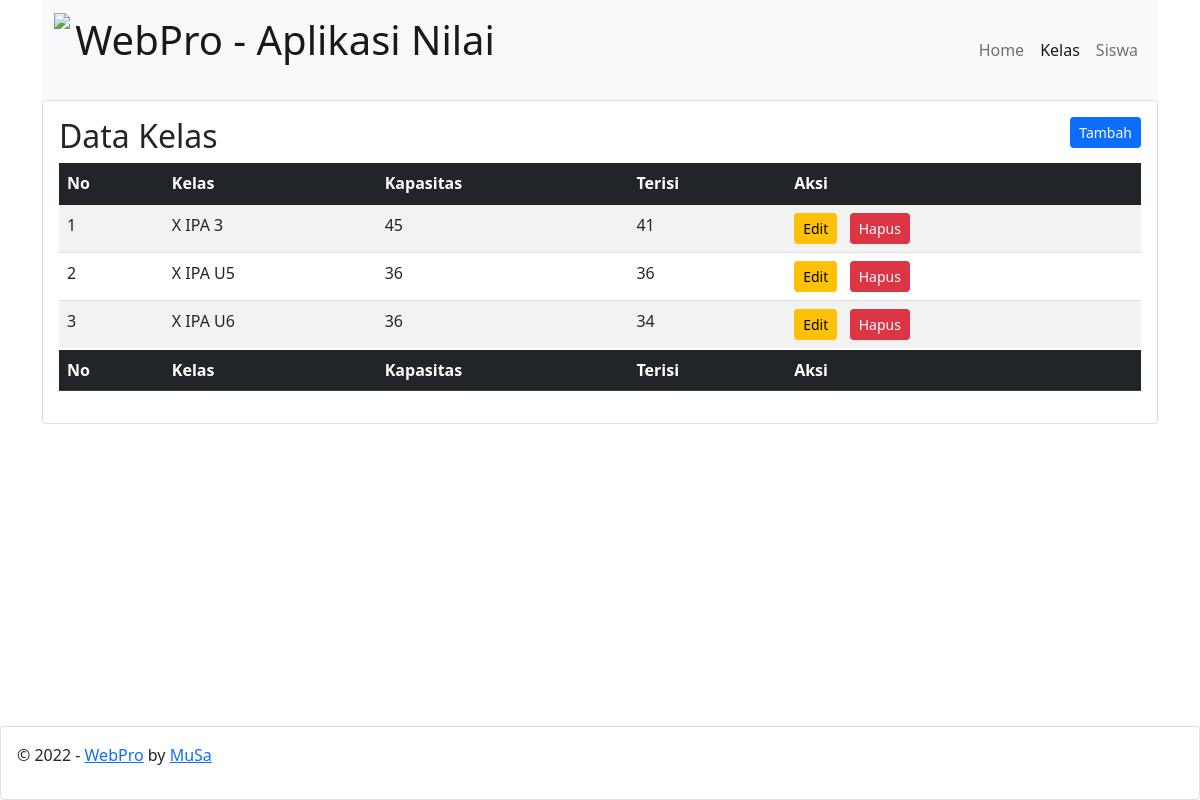
The page /kelas/index.php on the database its author committed.
### tables this page shows
CREATE TABLE `kelas` (
  `id` int(5) NOT NULL,
  `kelas` varchar(50) DEFAULT NULL,
  `kapasitas` int(3) DEFAULT NULL,
  `terisi` int(3) DEFAULT NULL
);

### kelas/index.php (the view, shortened to what this page needs)
<!DOCTYPE html>
<html lang="en">
<head>
    <link href="https://cdn.jsdelivr.net/npm/bootstrap@5.1.3/dist/css/bootstrap.min.css" rel="stylesheet">
</head>
<body>
    <div class="container">
        <nav class="navbar navbar-expand-lg navbar-light bg-light">
            <div class="container-fluid">
                <a class="navbar-brand" href="../">
                    <img src="../gambar/logo.png" height="74px" class="d-inline-block align-text-center">
                    <span class="h1">WebPro - Aplikasi Nilai</span>
                </a>
                <div>
                    <div class="collapse navbar-collapse" id="navbarNavAltMarkup">
                        <div class="navbar-nav">
                            <a class="nav-link" aria-current="page" href="../">Home</a>
                            <a class="nav-link active" href=".">Kelas</a>
                            <a class="nav-link" href="../siswa">Siswa</a>
                        </div>
                    </div>
                </div>
            </div>
        </nav>
        <div class="card">
            <div class="card-body">
                <div class="mb-2">
                    <span class="h2">Data Kelas</span>
                    <a href="add.php" class="btn btn-primary btn-sm" style="float: right;">Tambah</a>
                </div>
                <table class="table table-striped table-hover">
                    <thead class="table-dark">
                        <tr>
                            <th>No</th>
                            <th>Kelas</th>
                            <th>Kapasitas</th>
                            <th>Terisi</th>
                            <th>Aksi</th>
                        </tr>
                    </thead>
                    <tbody>
                        <?php
                        $sql = "SELECT * FROM kelas ORDER BY kelas ASC";
                        $result = mysqli_query($con, $sql);
                        if (mysqli_num_rows($result) > 0) {
                            $no = 1;
                            while ($row = mysqli_fetch_assoc($result)) {
                                echo "<tr>";
                                echo "<td>" . $no . "</td>";
                                echo "<td>" . $row['kelas'] . "</td>";
                                echo "<td>" . $row['kapasitas'] . "</td>";
                                echo "<td>" . $row['terisi'] . "</td>";
                                echo "<td>";
                                echo "<a href='edit.php?id=" . $row['id'] . "' class='btn btn-warning btn-sm'>Edit</a> &nbsp;";?>
                                <a href="delete.php?id=<?= $row['id']; ?>" class="btn btn-danger btn-sm" onclick="return confirm('Hapus Kelas akan menghapus Data Siswa\nyang ada dikelas tersebut. Yakin dihapus?')">Hapus</a>
                                </td>
                                </tr>
                                <?php
                                $no++;
                            }
                        }
                        ?>
                    </tbody>
                    <tfoot class="table-dark">
                        <tr>
                            <th>No</th>
                            <th>Kelas</th>
                            <th>Kapasitas</th>
                            <th>Terisi</th>
                            <th>Aksi</th>
                        </tr>
                    </tfoot>
                </table>
            </div>
        </div>
        <div class="fixed-bottom">
            <div class="card">
                <div class="card-body">
                    <p>&copy; 2022 - <a href="http://lms.smapluspgri.sch.id" target="_blank" title="Melesat - Menggunakan Elearning Pesat">WebPro</a> by <a href="http://muhidin.web.id" target="_blank" title="Muhidin Saimin">MuSa</a></p>
                </div>
            </div>
        </div>
    </div>
</body>
</html>

### rows shown on the page
kelas: kelas "X IPA 3", kapasitas "45", terisi "41"
kelas: kelas "X IPA U5", kapasitas "36", terisi "36"
kelas: kelas "X IPA U6", kapasitas "36", terisi "34"
